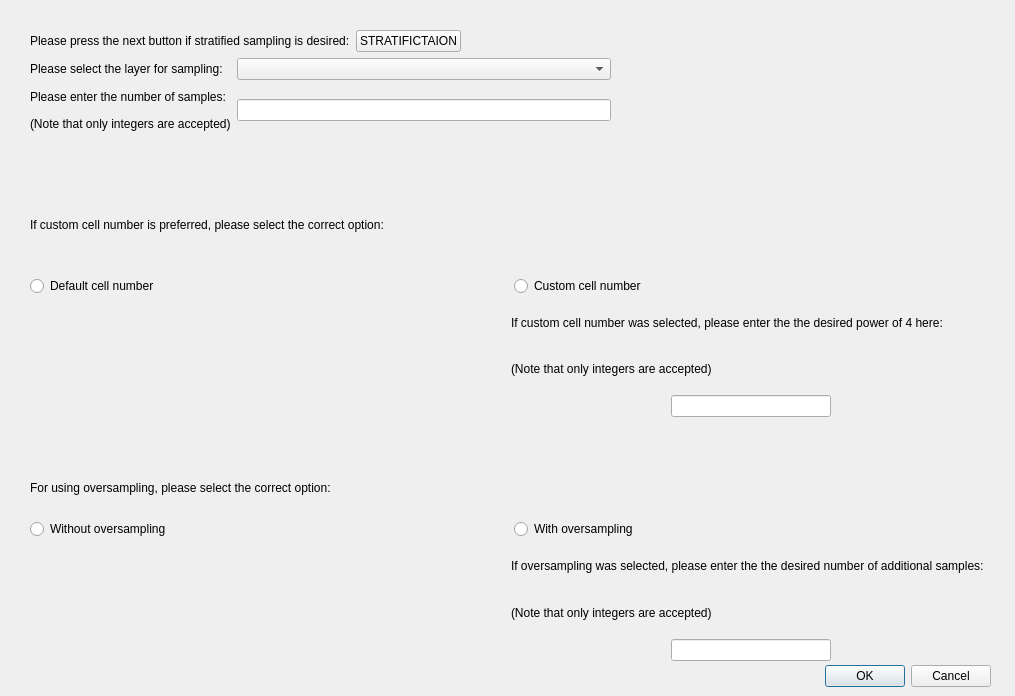
<?xml version="1.0" encoding="UTF-8"?>
<ui version="4.0">
 <class>VetSampDialogBase</class>
 <widget class="QDialog" name="VetSampDialogBase">
  <property name="geometry">
   <rect>
    <x>0</x>
    <y>0</y>
    <width>1015</width>
    <height>696</height>
   </rect>
  </property>
  <property name="windowTitle">
   <string>myplugin</string>
  </property>
  <widget class="QDialogButtonBox" name="button_box">
   <property name="geometry">
    <rect>
     <x>650</x>
     <y>660</y>
     <width>341</width>
     <height>32</height>
    </rect>
   </property>
   <property name="orientation">
    <enum>Qt::Horizontal</enum>
   </property>
   <property name="standardButtons">
    <set>QDialogButtonBox::Cancel|QDialogButtonBox::Ok</set>
   </property>
  </widget>
  <widget class="QWidget" name="verticalLayoutWidget">
   <property name="geometry">
    <rect>
     <x>30</x>
     <y>30</y>
     <width>961</width>
     <height>631</height>
    </rect>
   </property>
   <layout class="QVBoxLayout" name="verticalLayout">
    <item>
     <layout class="QGridLayout" name="gridLayout_4">
      <item row="1" column="0">
       <widget class="QLabel" name="label_10">
        <property name="text">
         <string>Please press the next button if stratified sampling is desired:</string>
        </property>
       </widget>
      </item>
      <item row="1" column="1">
       <widget class="QPushButton" name="strat_button">
        <property name="text">
         <string>STRATIFICTAION</string>
        </property>
       </widget>
      </item>
      <item row="1" column="2">
       <spacer name="horizontalSpacer_10">
        <property name="orientation">
         <enum>Qt::Horizontal</enum>
        </property>
        <property name="sizeHint" stdset="0">
         <size>
          <width>40</width>
          <height>20</height>
         </size>
        </property>
       </spacer>
      </item>
     </layout>
    </item>
    <item>
     <layout class="QHBoxLayout" name="horizontalLayout_3">
      <item>
       <layout class="QVBoxLayout" name="verticalLayout_6">
        <item>
         <layout class="QGridLayout" name="gridLayout">
          <item row="2" column="0">
           <widget class="QLabel" name="label_3">
            <property name="text">
             <string>(Note that only integers are accepted)</string>
            </property>
           </widget>
          </item>
          <item row="1" column="0">
           <widget class="QLabel" name="label_2">
            <property name="text">
             <string>Please enter the number of samples:</string>
            </property>
           </widget>
          </item>
          <item row="1" column="1" rowspan="2">
           <layout class="QVBoxLayout" name="verticalLayout_2">
            <item>
             <layout class="QHBoxLayout" name="horizontalLayout_4">
              <item>
               <widget class="QLineEdit" name="numb"/>
              </item>
             </layout>
            </item>
           </layout>
          </item>
          <item row="0" column="0">
           <widget class="QLabel" name="label">
            <property name="text">
             <string>Please select the layer for sampling:</string>
            </property>
           </widget>
          </item>
          <item row="0" column="1">
           <widget class="QComboBox" name="cbox"/>
          </item>
          <item row="1" column="2">
           <layout class="QVBoxLayout" name="verticalLayout_3">
            <item>
             <spacer name="horizontalSpacer_9">
              <property name="orientation">
               <enum>Qt::Horizontal</enum>
              </property>
              <property name="sizeHint" stdset="0">
               <size>
                <width>40</width>
                <height>20</height>
               </size>
              </property>
             </spacer>
            </item>
           </layout>
          </item>
          <item row="3" column="0" colspan="3">
           <spacer name="verticalSpacer">
            <property name="orientation">
             <enum>Qt::Vertical</enum>
            </property>
            <property name="sizeType">
             <enum>QSizePolicy::Maximum</enum>
            </property>
            <property name="sizeHint" stdset="0">
             <size>
              <width>20</width>
              <height>40</height>
             </size>
            </property>
           </spacer>
          </item>
          <item row="0" column="2">
           <spacer name="horizontalSpacer_4">
            <property name="orientation">
             <enum>Qt::Horizontal</enum>
            </property>
            <property name="sizeHint" stdset="0">
             <size>
              <width>40</width>
              <height>20</height>
             </size>
            </property>
           </spacer>
          </item>
          <item row="2" column="2">
           <spacer name="horizontalSpacer_8">
            <property name="orientation">
             <enum>Qt::Horizontal</enum>
            </property>
            <property name="sizeHint" stdset="0">
             <size>
              <width>40</width>
              <height>20</height>
             </size>
            </property>
           </spacer>
          </item>
         </layout>
        </item>
       </layout>
      </item>
     </layout>
    </item>
    <item>
     <layout class="QHBoxLayout" name="horizontalLayout">
      <item>
       <layout class="QVBoxLayout" name="verticalLayout_7">
        <item>
         <widget class="QLabel" name="label_4">
          <property name="text">
           <string>If custom cell number is preferred, please select the correct option:</string>
          </property>
         </widget>
        </item>
        <item>
         <layout class="QHBoxLayout" name="horizontalLayout_5">
          <item>
           <layout class="QVBoxLayout" name="verticalLayout_10">
            <item>
             <widget class="QRadioButton" name="button_def">
              <property name="text">
               <string>Default cell number</string>
              </property>
             </widget>
            </item>
           </layout>
          </item>
          <item>
           <layout class="QVBoxLayout" name="verticalLayout_9">
            <item>
             <widget class="QRadioButton" name="button_custom">
              <property name="text">
               <string>Custom cell number</string>
              </property>
             </widget>
            </item>
           </layout>
          </item>
         </layout>
        </item>
       </layout>
      </item>
     </layout>
    </item>
    <item>
     <layout class="QHBoxLayout" name="horizontalLayout_6">
      <item>
       <layout class="QHBoxLayout" name="horizontalLayout_8">
        <item>
         <spacer name="horizontalSpacer_3">
          <property name="orientation">
           <enum>Qt::Horizontal</enum>
          </property>
          <property name="sizeHint" stdset="0">
           <size>
            <width>40</width>
            <height>20</height>
           </size>
          </property>
         </spacer>
        </item>
       </layout>
      </item>
      <item>
       <layout class="QHBoxLayout" name="horizontalLayout_7">
        <item>
         <layout class="QGridLayout" name="gridLayout_3">
          <item row="2" column="0">
           <layout class="QVBoxLayout" name="verticalLayout_11">
            <item>
             <layout class="QGridLayout" name="gridLayout_5">
              <item row="0" column="0">
               <layout class="QHBoxLayout" name="horizontalLayout_12">
                <item>
                 <spacer name="horizontalSpacer">
                  <property name="orientation">
                   <enum>Qt::Horizontal</enum>
                  </property>
                  <property name="sizeType">
                   <enum>QSizePolicy::MinimumExpanding</enum>
                  </property>
                  <property name="sizeHint" stdset="0">
                   <size>
                    <width>0</width>
                    <height>0</height>
                   </size>
                  </property>
                 </spacer>
                </item>
                <item>
                 <layout class="QVBoxLayout" name="verticalLayout_24">
                  <item>
                   <widget class="QLineEdit" name="custom_quadr"/>
                  </item>
                 </layout>
                </item>
                <item>
                 <layout class="QVBoxLayout" name="verticalLayout_22">
                  <item>
                   <spacer name="horizontalSpacer_2">
                    <property name="orientation">
                     <enum>Qt::Horizontal</enum>
                    </property>
                    <property name="sizeType">
                     <enum>QSizePolicy::MinimumExpanding</enum>
                    </property>
                    <property name="sizeHint" stdset="0">
                     <size>
                      <width>40</width>
                      <height>20</height>
                     </size>
                    </property>
                   </spacer>
                  </item>
                 </layout>
                </item>
               </layout>
              </item>
             </layout>
            </item>
           </layout>
          </item>
          <item row="1" column="0">
           <layout class="QVBoxLayout" name="verticalLayout_14">
            <item>
             <widget class="QLabel" name="label_6">
              <property name="text">
               <string>(Note that only integers are accepted)</string>
              </property>
             </widget>
            </item>
           </layout>
          </item>
          <item row="0" column="0">
           <widget class="QLabel" name="label_5">
            <property name="text">
             <string>If custom cell number was selected, please enter the the desired power of 4 here:</string>
            </property>
           </widget>
          </item>
         </layout>
        </item>
       </layout>
      </item>
     </layout>
    </item>
    <item>
     <layout class="QGridLayout" name="gridLayout_8">
      <item row="0" column="0">
       <layout class="QHBoxLayout" name="horizontalLayout_15">
        <item>
         <layout class="QGridLayout" name="gridLayout_9">
          <item row="3" column="0">
           <layout class="QVBoxLayout" name="verticalLayout_26"/>
          </item>
          <item row="2" column="1">
           <widget class="QRadioButton" name="button_oversampling">
            <property name="text">
             <string>With oversampling</string>
            </property>
           </widget>
          </item>
          <item row="1" column="0" colspan="2">
           <widget class="QLabel" name="label_9">
            <property name="text">
             <string>For using oversampling, please select the correct option:</string>
            </property>
           </widget>
          </item>
          <item row="0" column="0" colspan="2">
           <spacer name="verticalSpacer_3">
            <property name="orientation">
             <enum>Qt::Vertical</enum>
            </property>
            <property name="sizeType">
             <enum>QSizePolicy::Minimum</enum>
            </property>
            <property name="sizeHint" stdset="0">
             <size>
              <width>20</width>
              <height>40</height>
             </size>
            </property>
           </spacer>
          </item>
          <item row="2" column="0">
           <widget class="QRadioButton" name="button_not_oversampling">
            <property name="text">
             <string>Without oversampling</string>
            </property>
           </widget>
          </item>
         </layout>
        </item>
       </layout>
      </item>
     </layout>
    </item>
    <item>
     <layout class="QHBoxLayout" name="horizontalLayout_14">
      <item>
       <layout class="QHBoxLayout" name="horizontalLayout_16">
        <item>
         <layout class="QHBoxLayout" name="horizontalLayout_17">
          <item>
           <spacer name="horizontalSpacer_5">
            <property name="orientation">
             <enum>Qt::Horizontal</enum>
            </property>
            <property name="sizeHint" stdset="0">
             <size>
              <width>40</width>
              <height>20</height>
             </size>
            </property>
           </spacer>
          </item>
         </layout>
        </item>
        <item>
         <layout class="QHBoxLayout" name="horizontalLayout_18">
          <item>
           <layout class="QGridLayout" name="gridLayout_6">
            <item row="2" column="0">
             <layout class="QVBoxLayout" name="verticalLayout_25">
              <item>
               <layout class="QGridLayout" name="gridLayout_7">
                <item row="0" column="0">
                 <layout class="QHBoxLayout" name="horizontalLayout_19">
                  <item>
                   <spacer name="horizontalSpacer_6">
                    <property name="orientation">
                     <enum>Qt::Horizontal</enum>
                    </property>
                    <property name="sizeType">
                     <enum>QSizePolicy::MinimumExpanding</enum>
                    </property>
                    <property name="sizeHint" stdset="0">
                     <size>
                      <width>0</width>
                      <height>0</height>
                     </size>
                    </property>
                   </spacer>
                  </item>
                  <item>
                   <layout class="QVBoxLayout" name="verticalLayout_27">
                    <item>
                     <widget class="QLineEdit" name="oversample"/>
                    </item>
                   </layout>
                  </item>
                  <item>
                   <layout class="QVBoxLayout" name="verticalLayout_28">
                    <item>
                     <spacer name="horizontalSpacer_7">
                      <property name="orientation">
                       <enum>Qt::Horizontal</enum>
                      </property>
                      <property name="sizeType">
                       <enum>QSizePolicy::MinimumExpanding</enum>
                      </property>
                      <property name="sizeHint" stdset="0">
                       <size>
                        <width>40</width>
                        <height>20</height>
                       </size>
                      </property>
                     </spacer>
                    </item>
                   </layout>
                  </item>
                 </layout>
                </item>
               </layout>
              </item>
             </layout>
            </item>
            <item row="1" column="0">
             <layout class="QVBoxLayout" name="verticalLayout_29">
              <item>
               <widget class="QLabel" name="label_7">
                <property name="text">
                 <string>(Note that only integers are accepted)</string>
                </property>
               </widget>
              </item>
             </layout>
            </item>
            <item row="0" column="0">
             <widget class="QLabel" name="label_8">
              <property name="text">
               <string>If oversampling was selected, please enter the the desired number of additional samples:</string>
              </property>
             </widget>
            </item>
           </layout>
          </item>
         </layout>
        </item>
       </layout>
      </item>
     </layout>
    </item>
   </layout>
  </widget>
 </widget>
 <resources/>
 <connections>
  <connection>
   <sender>button_box</sender>
   <signal>accepted()</signal>
   <receiver>VetSampDialogBase</receiver>
   <slot>accept()</slot>
   <hints>
    <hint type="sourcelabel">
     <x>20</x>
     <y>20</y>
    </hint>
    <hint type="destinationlabel">
     <x>20</x>
     <y>20</y>
    </hint>
   </hints>
  </connection>
  <connection>
   <sender>button_box</sender>
   <signal>rejected()</signal>
   <receiver>VetSampDialogBase</receiver>
   <slot>reject()</slot>
   <hints>
    <hint type="sourcelabel">
     <x>20</x>
     <y>20</y>
    </hint>
    <hint type="destinationlabel">
     <x>20</x>
     <y>20</y>
    </hint>
   </hints>
  </connection>
 </connections>
</ui>
